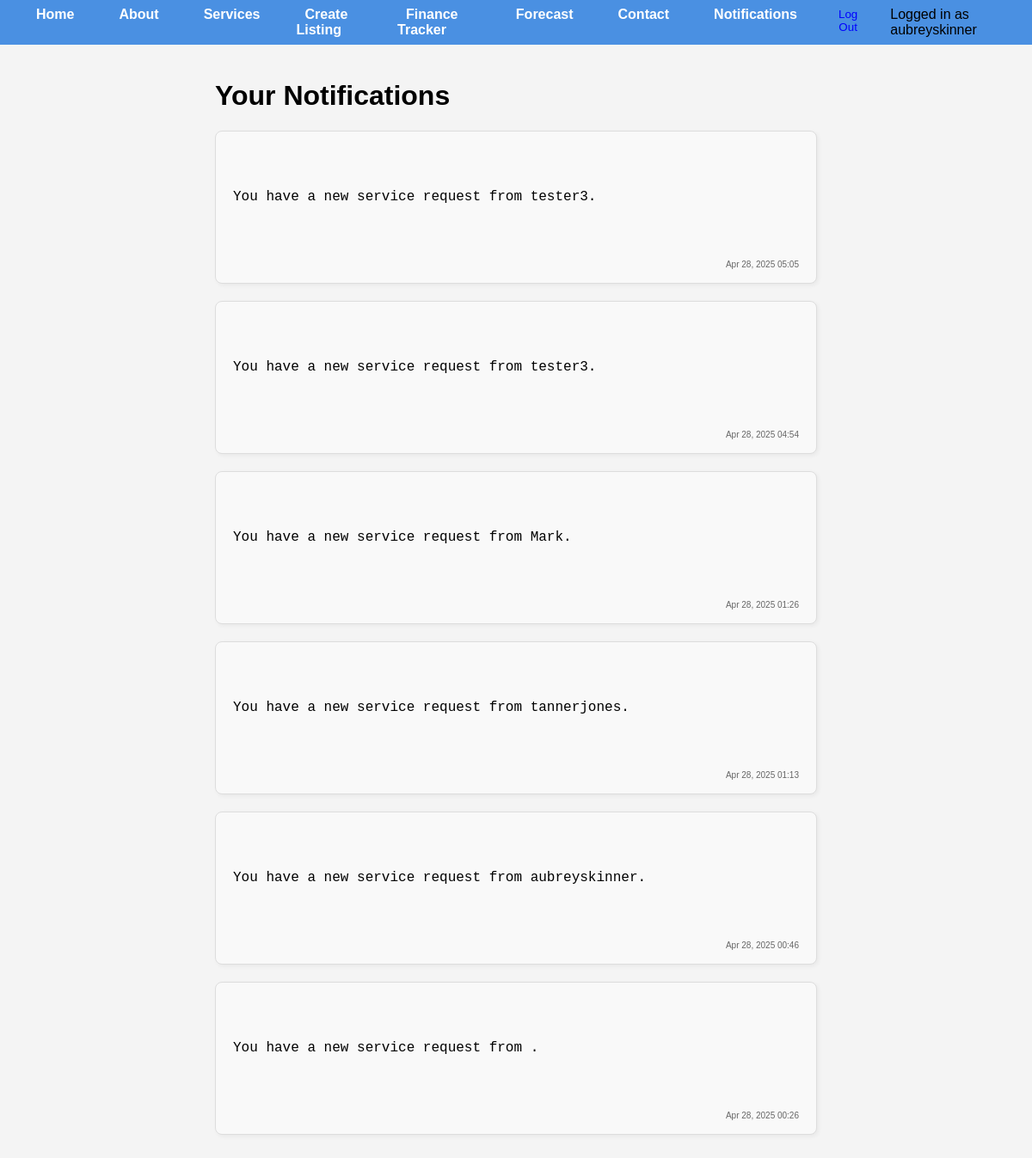
/notifications/ (signed in), run on the app's committed database.
### core/models.py (models this page shows, shortened)
class User(AbstractUser):
    is_cna = models.BooleanField(default=False)
    is_client = models.BooleanField(default=False)

class Notification(models.Model):
    user       = models.ForeignKey(User, on_delete=models.CASCADE)
    message    = models.TextField()
    timestamp  = models.DateTimeField(auto_now_add=True)
    is_read    = models.BooleanField(default=False)

### core/views.py (the view)
# urls.py: path('notifications/', views.notification_page, name='notifications'),
@login_required
def notification_page(request):
    qs = Notification.objects.filter(user=request.user).order_by('-timestamp')
    qs.filter(is_read=False).update(is_read=True)
    return render(request, 'notifications.html', {'notifications': qs})

### templates/notifications.html (shortened to what this page needs)
{% extends "base.html" %}
{% block content %}
  <div class="notifications-page">
    <h1>Your Notifications</h1>
    {% for note in notifications %}
      <div class="notification-card {% if not note.is_read %}unread{% endif %}">
        <div class="notification-content">
          <pre>{{ note.message }}</pre>
        </div>
        <div class="notification-footer">
          <small>{{ note.timestamp|date:"M d, Y H:i" }}</small>
        </div>
      </div>
    {% empty %}
      <p>No notifications at this time.</p>
    {% endfor %}
  </div>
{% endblock %}

### templates/base.html (shortened to what this page needs)
{% load static %}
<!DOCTYPE html>
<html lang="en">
<head>
  <link rel="stylesheet" href="{% static 'css/styles.css' %}">
</head>
<body class="home-container">
  <header>
    <nav class="site-nav">
      <ul>
        <li><a href="{% url 'home' %}">Home</a></li>
        <li><a href="{% url 'about' %}">About</a></li>
        <li><a href="{% url 'services' %}">Services</a></li>
        {% if user.is_authenticated %}
          {% if user.is_cna %}
            <li><a href="{% url 'create_listing' %}">Create Listing</a></li>
            <li><a href="{% url 'cna_finance_dashboard' %}">Finance Tracker</a></li>
            <li><a href="{% url 'income_forecast' %}">Forecast</a></li>
          {% elif user.is_client %}
            <li><a href="{% url 'cna_list' %}">Browse Available CNAs</a></li>
          {% endif %}
          <li><a href="{% url 'contact' %}">Contact</a></li>
          <li><a href="{% url 'notifications' %}">Notifications</a></li>
          <form action="{% url 'logout' %}" method="post" style="display: inline;">
            <li><button type="submit" style="background:none; border:none; color:blue; cursor:pointer;">Log Out</button></li>
          </form>
          <li>Logged in as {{ user.username }}</li>
        {% else %}
          <li><a href="{% url 'register' %}">Sign Up</a></li>
          <li><a href="{% url 'login' %}">Log In</a></li>
        {% endif %}
      </ul>
    </nav>
  </header>
  <main>
    {% block content %}{% endblock %}
  </main>
</body>
</html>

### static/css/styles.css (style rules this page uses)
html, body { height: 100%; font-family: Arial, sans-serif; margin: 0; background-color: #f4f4f4; display: flex; flex-direction: column; }
main { flex: 1; padding-bottom: 20px; }
.site-nav { background-color: #4a90e2; }
.site-nav ul { display: flex; list-style: none; margin: 0; padding: 0.5rem 1rem; justify-content: center; }
.site-nav li { margin: 0 1rem; }
.site-nav a { color: white; text-decoration: none; font-weight: bold; padding: 10px; }
.notifications-page { max-width: 700px; margin: 0 auto; padding: 20px; }
.notification-card { background: #f9f9f9; border: 1px solid #ddd; padding: 15px 20px; margin-bottom: 20px; border-radius: 8px; box-shadow: 2px 2px 5px rgba(0,0,0,0.05); }
.notification-content { white-space: pre-wrap; font-family: inherit; font-size: 16px; margin-bottom: 10px; }
.notification-footer { text-align: right; font-size: 12px; color: #666; }

### data on the page
User: username "aubreyskinner"
Notification: message "You have a new service request from tester3.", timestamp "Apr 28, 2025 05:05"
Notification: message "You have a new service request from tester3.", timestamp "Apr 28, 2025 04:54"
Notification: message "You have a new service request from Mark.", timestamp "Apr 28, 2025 01:26"
Notification: message "You have a new service request from tannerjones.", timestamp "Apr 28, 2025 01:13"
Notification: message "You have a new service request from aubreyskinner.", timestamp "Apr 28, 2025 00:46"
Notification: message "You have a new service request from .", timestamp "Apr 28, 2025 00:26"
